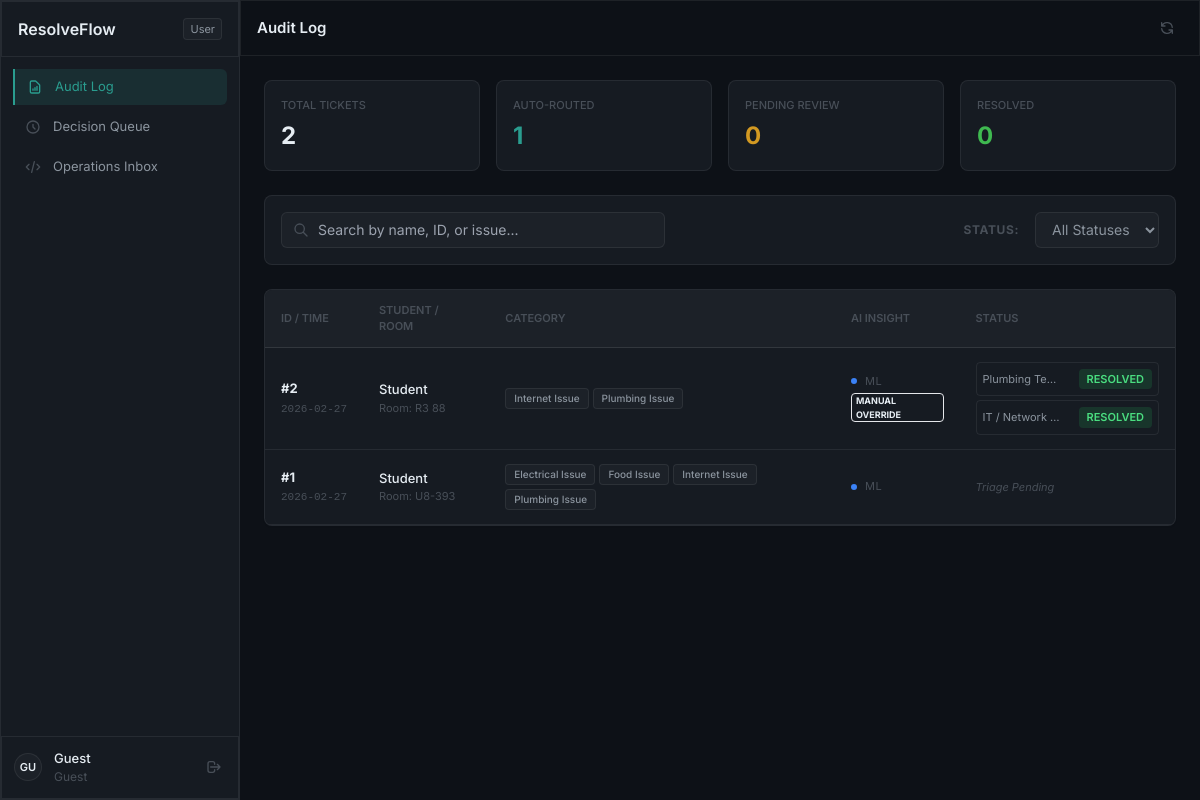
The app's page /admin (signed in), older data.
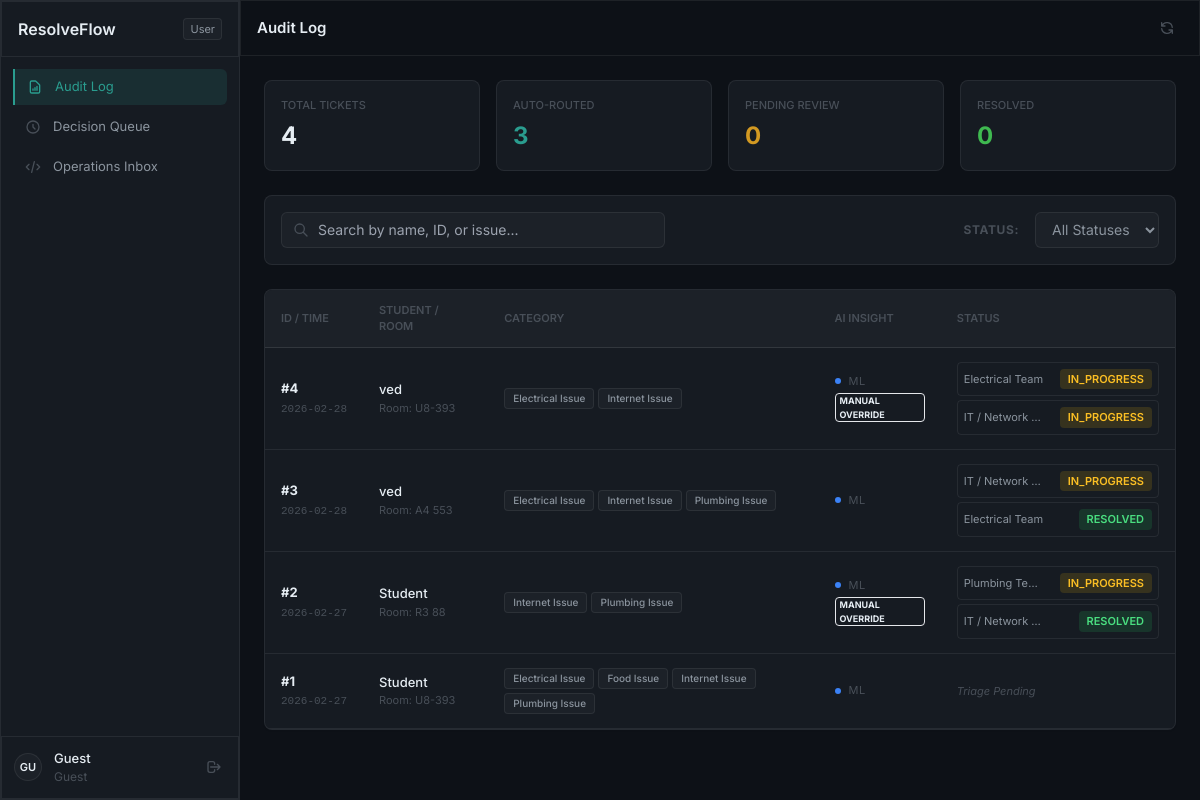
The same page, newer data.
### tables this page shows
CREATE TABLE complaints (
        id INTEGER PRIMARY KEY AUTOINCREMENT,
        student_name TEXT NOT NULL,
        student_id TEXT,
        complaint_text TEXT NOT NULL,
        predicted_issues TEXT,
        predicted_urgency TEXT,
        confidence_scores TEXT,
        routing_decision TEXT,
        routed_team TEXT,
        model_type TEXT,
        status TEXT DEFAULT 'SENT',
        timestamp TEXT NOT NULL
    , admin_notes TEXT, final_status_time TEXT, room_number TEXT, assignment_source TEXT, review_status TEXT DEFAULT 'PENDING', corrected_issues TEXT, corrected_urgency TEXT, corrected_team TEXT, review_notes TEXT, review_timestamp TEXT, user_id INTEGER, rating INTEGER, feedback TEXT);

CREATE TABLE assignments (
        id INTEGER PRIMARY KEY AUTOINCREMENT,
        complaint_id INTEGER,
        team TEXT,
        issue_label TEXT,
        confidence REAL,
        status TEXT DEFAULT 'SENT',
        notes TEXT,
        timestamp TEXT, sla_class TEXT,
        FOREIGN KEY(complaint_id) REFERENCES complaints(id)
    );

### web/app.py (the view)
@app.route('/admin')
@login_required
def admin():
    if current_user.role != 'admin':
        return redirect(url_for('home'))
    complaints = get_all_complaints()
    assignments_map = {}
    all_assignments = get_assignments()
    for a in all_assignments:
        cid = a['complaint_id']
        if cid not in assignments_map: assignments_map[cid] = []
        assignments_map[cid].append(a)
    stats = get_dashboard_stats()
    return render_template('admin.html', complaints=complaints, assignments_map=assignments_map, stats=stats, is_student=False)

### frontend/templates/admin.html (shortened to what this page needs)
{% extends "base.html" %}
{% block nav %}
<a href="/admin" class="nav-item active">
    <svg class="w-4 h-4 text-accent" fill="none" stroke="currentColor" viewBox="0 0 24 24">
        <path stroke-linecap="round" stroke-linejoin="round" stroke-width="2"
            d="M9 17v-2m3 2v-4m3 4v-6m2 10H7a2 2 0 01-2-2V5a2 2 0 012-2h5.586a1 1 0 01.707.293l5.414 5.414a1 1 0 01.293.707V19a2 2 0 01-2 2z" />
    </svg>
    Audit Log
</a>
<a href="/decision-queue" class="nav-item">
    <svg class="w-4 h-4 text-muted group-hover:text-secondary transition-colors" fill="none" stroke="currentColor"
        viewBox="0 0 24 24">
        <path stroke-linecap="round" stroke-linejoin="round" stroke-width="2"
            d="M12 8v4l3 3m6-3a9 9 0 11-18 0 9 9 0 0118 0z" />
    </svg>
    Decision Queue
</a>
<a href="/assignments" class="nav-item">
    <svg class="w-4 h-4 text-muted group-hover:text-secondary transition-colors" fill="none" stroke="currentColor"
        viewBox="0 0 24 24">
        <path stroke-linecap="round" stroke-linejoin="round" stroke-width="2"
            d="M10 20l4-16m4 4l4 4-4 4M6 16l-4-4 4-4" />
    </svg>
    Operations Inbox
</a>
{% endblock %}
{% block page_title %}Audit Log{% endblock %}
{% block content %}
<div class="p-6 space-y-6">
    <div class="grid grid-cols-1 md:grid-cols-4 gap-4">
        <div class="stat-card">
            <p class="stat-label">Total Tickets</p>
            <p class="stat-value">{{ stats.total }}</p>
        </div>
        <div class="stat-card">
            <p class="stat-label">Auto-Routed</p>
            <p class="stat-value accent">{{ stats.auto_routed }}</p>
        </div>
        <div class="stat-card">
            <p class="stat-label">Pending Review</p>
            <p class="stat-value warning">{{ stats.pending_review }}</p>
        </div>
        <div class="stat-card">
            <p class="stat-label">Resolved</p>
            <p class="stat-value success">{{ stats.resolved }}</p>
        </div>
    </div>
    <div
        class="bg-surface border border-subtle rounded-lg p-4 flex flex-col md:flex-row gap-4 items-center justify-between">
        <div class="relative w-full md:w-96">
            <input type="text" id="audit-search" placeholder="Search by name, ID, or issue..."
                class="w-full bg-elevated border border-subtle rounded-md h-9 pl-9 pr-4 text-sm focus:outline-none focus:border-accent interactive">
            <svg class="w-4 h-4 text-muted absolute left-3 top-2.5" fill="none" stroke="currentColor"
                viewBox="0 0 24 24">
                <path stroke-linecap="round" stroke-linejoin="round" stroke-width="2"
                    d="M21 21l-6-6m2-5a7 7 0 11-14 0 7 7 0 0114 0z" />
            </svg>
        </div>
        <div class="flex items-center gap-2 overflow-x-auto pb-1 md:pb-0 no-scrollbar">
            <span class="text-xs font-bold text-muted uppercase tracking-wider mr-2">Status:</span>
            <select id="status-filter"
                class="bg-elevated border border-subtle rounded-md h-9 px-3 text-sm text-secondary focus:outline-none focus:border-accent interactive">
                <option value="ALL">All Statuses</option>
            </select>
        </div>
    </div>
    <div class="bg-surface border border-subtle rounded-lg overflow-hidden shadow-sm">
        <div class="overflow-x-auto">
            <table id="audit-table">
                <thead>
                    <tr>
                        <th>ID / Time</th>
                        <th>Student / Room</th>
                        <th>Category</th>
                        <th>AI Insight</th>
                        <th>Status</th>
                    </tr>
                </thead>
                <tbody class="divide-y divide-subtle">
                    {% for c in complaints %}
                    <tr class="interactive assignment-row" data-status="{{ c.status }}">
                        <td class="whitespace-nowrap">
                            <p class="font-bold text-primary">#{{ c.id }}</p>
                            <p class="text-[11px] text-muted font-mono mt-0.5">{{ c.timestamp[:10] }}</p>
                        </td>
                        <td class="whitespace-nowrap">
                            <p class="font-medium text-primary">{{ c.student_name }}</p>
                            <p class="text-[11px] text-muted">Room: {{ c.room_number or '--' }}</p>
                        </td>
                        <td>
                            <div class="flex flex-wrap gap-1">
                                {% for issue in c.corrected_issues or c.predicted_issues %}
                                <span
                                    class="bg-elevated border border-subtle text-secondary text-[10px] px-2 py-0.5 rounded font-medium">
                                    {{ issue.replace('_', ' ').title() }}
                                </span>
                                {% endfor %}
                            </div>
                        </td>
                        <td>
                            <div class="flex items-center gap-2">
                                <span
                                    class="w-1.5 h-1.5 rounded-full {% if c.model_type == 'DL' %}bg-purple-500{% else %}bg-blue-500{% endif %}"></span>
                                <span class="text-[11px] text-muted uppercase tracking-wider">
                                    {{ c.model_type or 'ML' }}
                                </span>
                            </div>
                            {% if c.review_status == 'OVERRIDDEN' %}
                            <span
                                class="text-[9px] font-bold text-warning uppercase border border-warning/30 px-1 rounded mt-1 inline-block">Manual
                                Override</span>
                            {% endif %}
                        </td>
                        <td class="whitespace-nowrap">
                            <div class="space-y-1">
                                {% set assignments = assignments_map.get(c.id, []) %}
                                {% for a in assignments %}
                                <div
                                    class="flex items-center justify-between gap-4 bg-base/50 p-1.5 rounded border border-subtle">
                                    <span class="text-[11px] text-secondary truncate max-w-[80px]">{{ a.team }}</span>
                                    <span class="status-badge
                                        {% if a.status == 'SENT' %}status-sent
                                        {% elif a.status == 'IN_PROGRESS' %}status-inprogress
                                        {% elif a.status == 'RESOLVED' %}status-resolved{% endif %}">
                                        {{ a.status }}
                                    </span>
                                </div>
                                {% else %}
                                <span class="text-[11px] text-muted italic">Triage Pending</span>
                                {% endfor %}
                            </div>
                        </td>
                    </tr>
                    {% endfor %}
                </tbody>
            </table>
        </div>
    </div>
</div>
{% endblock %}

### frontend/templates/base.html (shortened to what this page needs)
<!DOCTYPE html>
<html lang="en" class="{% if is_student %}student-theme{% endif %}">
<head>
    <script src="https://cdn.tailwindcss.com"></script>
    <link rel="stylesheet" href="{{ url_for('static', filename='css/main.css') }}">
</head>
<body class="bg-base text-primary h-screen flex flex-col md:flex-row overflow-hidden">
    <aside id="sidebar"
        class="fixed md:relative w-[240px] h-full bg-surface border-r border-subtle z-30 transition-transform duration-300 -translate-x-full md:translate-x-0 flex flex-col shrink-0">
        <div class="h-[56px] flex items-center px-4 justify-between border-b border-subtle">
            <span class="text-[16px] font-semibold text-primary">ResolveFlow</span>
            <span class="role-badge">{{ user.role.capitalize() if user else 'User' }}</span>
        </div>
        <nav class="flex-1 p-3 space-y-1 overflow-y-auto custom-scrollbar">
            {% block nav %}{% endblock %}
        </nav>
        <div class="p-3 border-t border-subtle">
            <div class="flex items-center gap-3">
                <div
                    class="w-7 h-7 rounded-full bg-elevated flex items-center justify-center text-primary text-[11px] font-semibold border border-subtle">
                    {% set initials = (user.username or 'GU')[:2] | upper if user else 'GU' %}
                    {{ initials }}
                </div>
                <div class="flex-1 min-w-0">
                    <p class="text-[13px] font-medium text-primary truncate">{{ user.username if user and user.username
                        else 'Guest' }}</p>
                    <p class="text-[12px] text-muted truncate">{{ user.role.capitalize() if user else 'Guest' }}</p>
                </div>
                <a href="{{ url_for('logout') }}" class="text-muted hover:text-danger transition-colors p-1"
                    title="Logout">
                    <svg class="w-4 h-4" fill="none" stroke="currentColor" viewBox="0 0 24 24">
                        <path stroke-linecap="round" stroke-linejoin="round" stroke-width="2"
                            d="M17 16l4-4m0 0l-4-4m4 4H7m6 4v1a3 3 0 01-3 3H6a3 3 0 01-3-3V7a3 3 0 013-3h4a3 3 0 013 3v1" />
                    </svg>
                </a>
            </div>
        </div>
    </aside>
    <div class="flex-1 flex flex-col min-w-0">
        <header class="h-[56px] bg-base border-b border-subtle flex items-center px-4 shrink-0">
            <h1 class="text-[15px] font-semibold text-primary">{% block page_title %}{% endblock %}</h1>
            <div class="ml-auto flex items-center gap-2">
                <button onclick="window.location.reload()"
                    class="p-2 text-muted hover:text-primary transition-colors rounded-md hover:bg-elevated"
                    title="Refresh">
                    <svg class="w-4 h-4" fill="none" stroke="currentColor" viewBox="0 0 24 24">
                        <path stroke-linecap="round" stroke-linejoin="round" stroke-width="2"
                            d="M4 4v5h.582m15.356 2A8.001 8.001 0 004.582 9m0 0H9m11 11v-5h-.581m0 0a8.003 8.003 0 01-15.357-2m15.357 2H15" />
                    </svg>
                </button>
            </div>
        </header>
        <main class="flex-1 overflow-y-auto custom-scrollbar bg-base relative">
            {% block content %}{% endblock %}
        </main>
    </div>
</body>
</html>

Row changes from the older to the newer data that the page shows:
added complaints: id "4", timestamp "2026-02-28", student_name "ved", room_number "U8-393", replace "Electrical Issue" "Internet Issue", model_type "ML", review_status "MANUAL OVERRIDE"
added assignments: team "Electrical Team", status "IN_PROGRESS", shown under "4"
added assignments: team "IT / Network…", status "IN_PROGRESS", shown under "4"
added complaints: id "3", timestamp "2026-02-28", student_name "ved", room_number "A4 553", replace "Electrical Issue" "Internet Issue" "Plumbing Issue", model_type "ML"
added assignments: team "IT / Network…", status "IN_PROGRESS", shown under "3"
added assignments: team "Electrical Team", status "RESOLVED", shown under "3"
changed assignments "Plumbing Team": status "RESOLVED" → "IN_PROGRESS"
Text that changed along with them:
{{ stats.total }}: "2" → "4"
{{ stats.auto_routed }}: "1" → "3"
